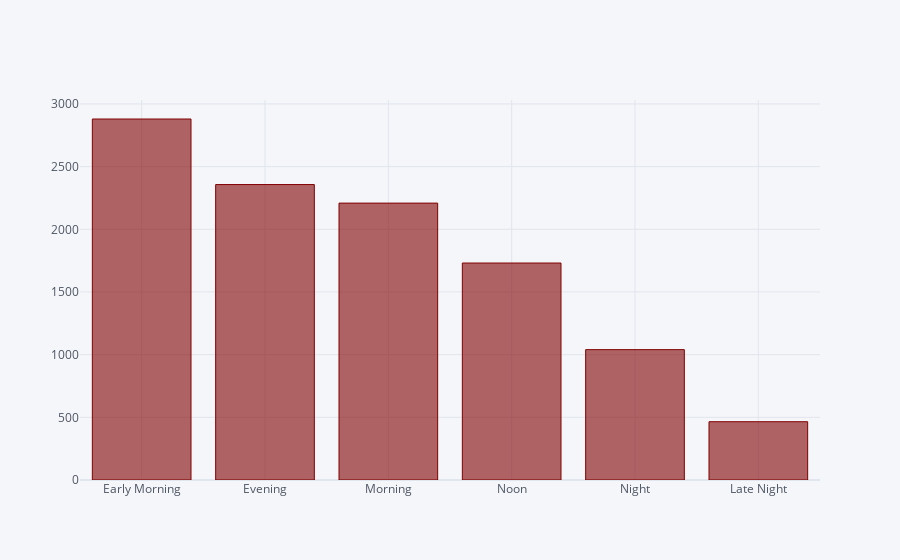

The cell this chart's notebook holds for it:
### Code cell
train_data_copy['Dep_Time_hr'].apply(flight_dep_time).value_counts().iplot(kind='bar',color='maroon')

### Figure 1 — Plotly figure (JSON) as saved in the notebook; plotly's stock layout.template omitted (floating-point values rounded to 4 significant figures)
{"data": [{"marker": {"color": "rgba(128, 0, 0, 0.6)", "line": {"color": "rgba(128, 0, 0, 1.0)", "width": 1}}, "name": "Dep_Time_hr", "orientation": "v", "text": "", "type": "bar", "x": ["Early Morning", "Evening", "Morning", "Noon", "Night", "Late Night"], "y": [2880, 2357, 2209, 1731, 1040, 465]}], "layout": {"legend": {"bgcolor": "#F5F6F9", "font": {"color": "#4D5663"}}, "paper_bgcolor": "#F5F6F9", "plot_bgcolor": "#F5F6F9", "title": {"font": {"color": "#4D5663"}}, "xaxis": {"gridcolor": "#E1E5ED", "showgrid": true, "tickfont": {"color": "#4D5663"}, "title": {"font": {"color": "#4D5663"}, "text": ""}, "zerolinecolor": "#E1E5ED"}, "yaxis": {"gridcolor": "#E1E5ED", "showgrid": true, "tickfont": {"color": "#4D5663"}, "title": {"font": {"color": "#4D5663"}, "text": ""}, "zerolinecolor": "#E1E5ED"}}}
